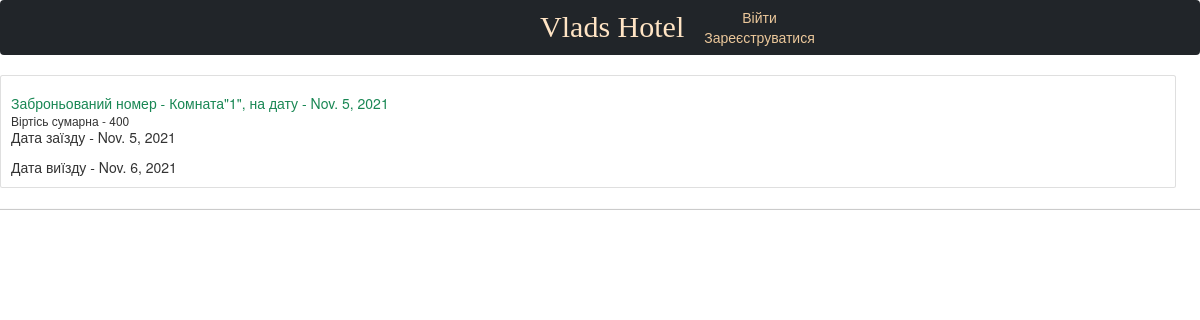
Page /profile/root on the committed database.
### hostelrent/models.py (models this page shows)
class Order(models.Model):
    room = models.ForeignKey(Room, on_delete=models.CASCADE, verbose_name='Комната', blank=True)
    visitor = models.ForeignKey(User, on_delete=models.CASCADE, verbose_name='Посетитель', blank=True, null=True)
    start_date = models.DateField(verbose_name='Дата вьезда')
    date_of_daparture = models.DateField(verbose_name='Дата выезда')
    total_cost = models.IntegerField(verbose_name='Суммарна стоимость', blank=True, null=True)
    class Meta:
        verbose_name = 'Бронирование'
        verbose_name_plural = 'Бронирования'
    def __str__(self) -> str:
        return f'Бронь "{self.room}"'

class Room(models.Model):
    name = models.CharField(max_length=127, verbose_name='Название Номера')
    number = models.IntegerField(verbose_name='Номер комнаты')
    about = models.TextField(blank = True, verbose_name='Описание номера')
    photo = models.ImageField(upload_to = "photos/%Y/%m/%d/", verbose_name='Фото')
    type_of_number = models.ForeignKey(TypeOfNumber, on_delete=DO_NOTHING, verbose_name='Тип номера')
    rent_pay = models.DecimalField(decimal_places=0, max_digits=5, verbose_name='Стоимость за ночь' )
    cleaner = models.ForeignKey(Cleaner, on_delete=DO_NOTHING, verbose_name='Уборщица')
    class Meta:
        verbose_name = 'Комната'
        verbose_name_plural = 'Комнаты'
    def __str__(self) -> str:
        return f'Комната"{self.number}"'

### hostelrent/views.py (the view)
# urls.py: path('profile/<username>', user_profile, name='user_profile'),
def user_profile(request, username):
    user = User.objects.get(username=username)
    orders = Order.objects.filter( visitor = user)
    print(orders)
    context = {
       "user": user,
       "orders" : orders
    }
    return render(request, 'hostelrent/user_profile.html', context)

### hostelrent/templates/hostelrent/user_profile.html (shortened to what this page needs)
{% extends 'hostelrent/base.html'%}
{% block main %}
{% for order in orders %}
<div class="card" style="width: 98%;">
    <div class="card-body">
      <h5 class="card-title text-success">Заброньований номер  - {{ order.room }},  на дату - {{ order.start_date }} </h5>
      <h6 class="card-subtitle">Віртісь сумарна - {{ order.total_cost }}</h6>
      <p class="card-text">Дата заїзду - {{ order.start_date }}</p>
      <p class="card-text">Дата виїзду - {{ order.date_of_daparture }}</p>
    </div>
</div>
<hr>
{% endfor %}
{% endblock %}

### hostelrent/static/hostelrent/css/style.css (style rules this page uses)
body { margin: 0; padding: 0; }

### rows in the picture
Order: room "Комната\"1\"", start_date "Nov. 5, 2021", total_cost "400", date_of_daparture "Nov. 6, 2021"
